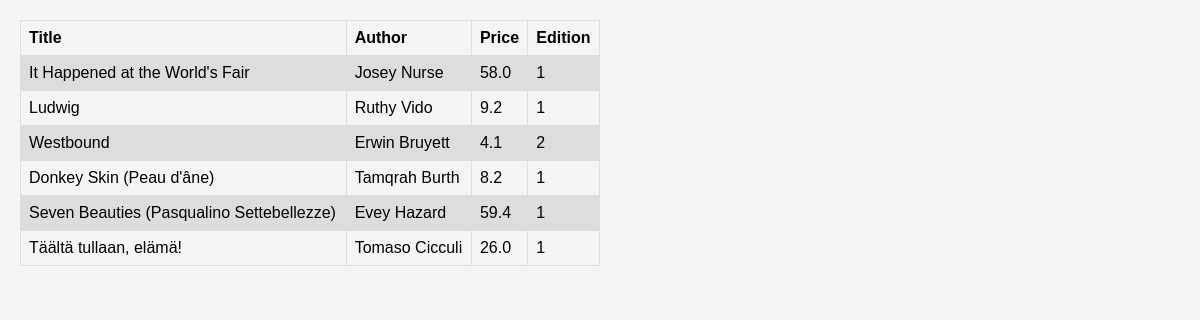
The app's page /books/lab8/task3/ with its own data.
### apps/bookmodule/models.py (models this page shows)
class Book(models.Model):
    title = models.CharField(max_length = 50)
    author = models.CharField(max_length = 50)
    price = models.FloatField(default = 0.0)
    edition = models.SmallIntegerField(default = 1)

### apps/bookmodule/views.py (the view)
# urls.py: path('lab8/task3/', views.task3, name= "books.task3"),
def task3(request):
    books = Book.objects.filter(~Q(edition__gt=2) &(~Q(title__icontains='qu') | ~Q(author__icontains='qu')))
    return render(request,'bookmodule/task2.html',{'books':books})

### apps/templates/bookmodule/task2.html (shortened to what this page needs)
{% load static %}
<!DOCTYPE html>
<html lang="en">
<head>
    <link rel="stylesheet" href="{% static 'styles.css' %}">
</head>
<body>
    <table>
        <tr>
            <th>Title</th>
            <th>Author</th>
            <th>Price</th>
            <th>Edition</th>
        </tr>
        {% if books %}
        {% for book in books  %}
        <tr>
            <td>{{book.title}}</td>
            <td>{{book.author}}</td>
            <td>{{book.price}}</td>
            <td>{{book.edition}}</td>
        </tr>
        {% endfor %}
        {% else %}
        <tr>
            <td colspan="4" style="text-align: center;">No book available</td>
        </tr>
        {% endif %}
    </table>
</body>
</html>

### apps/static/styles.css (style rules this page uses)
body { font-family: Arial, sans-serif; margin: 0; padding: 20px; background-color: #f5f5f5; }
table { font-family: Arial, sans-serif; border-collapse: collapse; width: 50%; }
td, th { border: 1px solid #dddddd; text-align: left; padding: 8px; }
tr:nth-child(even) { background-color: #dddddd; }

### records on screen
Book: title "It Happened at the World's Fair", author "Josey Nurse", price "58.0", edition "1"
Book: title "Ludwig", author "Ruthy Vido", price "9.2", edition "1"
Book: title "Westbound", author "Erwin Bruyett", price "4.1", edition "2"
Book: title "Donkey Skin (Peau d'âne)", author "Tamqrah Burth", price "8.2", edition "1"
Book: title "Seven Beauties (Pasqualino Settebellezze)", author "Evey Hazard", price "59.4", edition "1"
Book: title "Täältä tullaan, elämä!", author "Tomaso Cicculi", price "26.0", edition "1"
